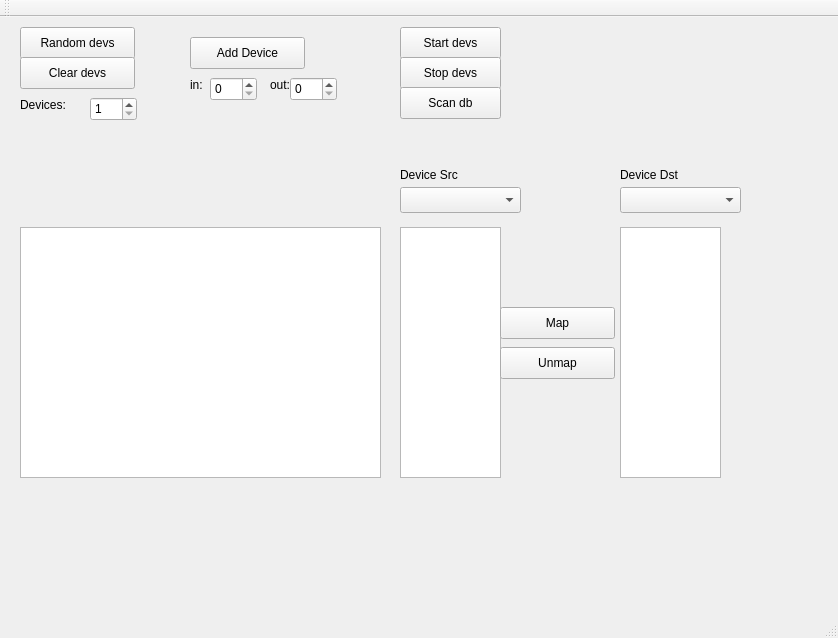
<?xml version="1.0" encoding="UTF-8"?>
<ui version="4.0">
 <class>MainWindow</class>
 <widget class="QMainWindow" name="MainWindow">
  <property name="geometry">
   <rect>
    <x>0</x>
    <y>0</y>
    <width>838</width>
    <height>638</height>
   </rect>
  </property>
  <property name="windowTitle">
   <string>MainWindow</string>
  </property>
  <widget class="QWidget" name="centralWidget">
   <widget class="QPushButton" name="pushButtonStart">
    <property name="geometry">
     <rect>
      <x>400</x>
      <y>10</y>
      <width>101</width>
      <height>32</height>
     </rect>
    </property>
    <property name="text">
     <string>Start devs</string>
    </property>
   </widget>
   <widget class="QPushButton" name="pushButtonStop">
    <property name="geometry">
     <rect>
      <x>400</x>
      <y>40</y>
      <width>101</width>
      <height>32</height>
     </rect>
    </property>
    <property name="text">
     <string>Stop devs</string>
    </property>
   </widget>
   <widget class="QSpinBox" name="spinBoxDevs">
    <property name="geometry">
     <rect>
      <x>90</x>
      <y>80</y>
      <width>47</width>
      <height>24</height>
     </rect>
    </property>
    <property name="minimum">
     <number>1</number>
    </property>
   </widget>
   <widget class="QLabel" name="label">
    <property name="geometry">
     <rect>
      <x>20</x>
      <y>80</y>
      <width>59</width>
      <height>16</height>
     </rect>
    </property>
    <property name="text">
     <string>Devices:</string>
    </property>
   </widget>
   <widget class="QPlainTextEdit" name="plainTextEditOutput">
    <property name="geometry">
     <rect>
      <x>20</x>
      <y>210</y>
      <width>361</width>
      <height>251</height>
     </rect>
    </property>
   </widget>
   <widget class="QPushButton" name="pushButtonCreate">
    <property name="geometry">
     <rect>
      <x>20</x>
      <y>10</y>
      <width>115</width>
      <height>32</height>
     </rect>
    </property>
    <property name="text">
     <string>Random devs</string>
    </property>
   </widget>
   <widget class="QPushButton" name="pushButtonScanDB">
    <property name="geometry">
     <rect>
      <x>400</x>
      <y>70</y>
      <width>101</width>
      <height>32</height>
     </rect>
    </property>
    <property name="text">
     <string>Scan db</string>
    </property>
   </widget>
   <widget class="QPushButton" name="pushButtonDestroy">
    <property name="geometry">
     <rect>
      <x>20</x>
      <y>40</y>
      <width>115</width>
      <height>32</height>
     </rect>
    </property>
    <property name="text">
     <string>Clear devs</string>
    </property>
   </widget>
   <widget class="QPushButton" name="pushButtonAddDev">
    <property name="geometry">
     <rect>
      <x>190</x>
      <y>20</y>
      <width>115</width>
      <height>32</height>
     </rect>
    </property>
    <property name="text">
     <string>Add Device</string>
    </property>
   </widget>
   <widget class="QListWidget" name="listWidgetSrc">
    <property name="geometry">
     <rect>
      <x>400</x>
      <y>210</y>
      <width>101</width>
      <height>251</height>
     </rect>
    </property>
   </widget>
   <widget class="QComboBox" name="comboBoxSrc">
    <property name="geometry">
     <rect>
      <x>400</x>
      <y>170</y>
      <width>121</width>
      <height>26</height>
     </rect>
    </property>
   </widget>
   <widget class="QLabel" name="label_2">
    <property name="geometry">
     <rect>
      <x>400</x>
      <y>150</y>
      <width>71</width>
      <height>16</height>
     </rect>
    </property>
    <property name="text">
     <string>Device Src</string>
    </property>
   </widget>
   <widget class="QComboBox" name="comboBoxDst">
    <property name="geometry">
     <rect>
      <x>620</x>
      <y>170</y>
      <width>121</width>
      <height>26</height>
     </rect>
    </property>
   </widget>
   <widget class="QListWidget" name="listWidgetDst">
    <property name="geometry">
     <rect>
      <x>620</x>
      <y>210</y>
      <width>101</width>
      <height>251</height>
     </rect>
    </property>
   </widget>
   <widget class="QLabel" name="label_3">
    <property name="geometry">
     <rect>
      <x>620</x>
      <y>150</y>
      <width>71</width>
      <height>16</height>
     </rect>
    </property>
    <property name="text">
     <string>Device Dst</string>
    </property>
   </widget>
   <widget class="QPushButton" name="pushButtonMap">
    <property name="geometry">
     <rect>
      <x>500</x>
      <y>290</y>
      <width>115</width>
      <height>32</height>
     </rect>
    </property>
    <property name="text">
     <string>Map</string>
    </property>
   </widget>
   <widget class="QPushButton" name="pushButtonUnmap">
    <property name="geometry">
     <rect>
      <x>500</x>
      <y>330</y>
      <width>115</width>
      <height>32</height>
     </rect>
    </property>
    <property name="text">
     <string>Unmap</string>
    </property>
   </widget>
   <widget class="QLabel" name="label_4">
    <property name="geometry">
     <rect>
      <x>190</x>
      <y>60</y>
      <width>21</width>
      <height>16</height>
     </rect>
    </property>
    <property name="text">
     <string>in:</string>
    </property>
   </widget>
   <widget class="QSpinBox" name="spinBoxIns">
    <property name="geometry">
     <rect>
      <x>210</x>
      <y>60</y>
      <width>47</width>
      <height>24</height>
     </rect>
    </property>
    <property name="minimum">
     <number>0</number>
    </property>
   </widget>
   <widget class="QLabel" name="label_5">
    <property name="geometry">
     <rect>
      <x>270</x>
      <y>60</y>
      <width>21</width>
      <height>16</height>
     </rect>
    </property>
    <property name="text">
     <string>out:</string>
    </property>
   </widget>
   <widget class="QSpinBox" name="spinBoxOuts">
    <property name="geometry">
     <rect>
      <x>290</x>
      <y>60</y>
      <width>47</width>
      <height>24</height>
     </rect>
    </property>
    <property name="minimum">
     <number>0</number>
    </property>
   </widget>
  </widget>
  <widget class="QMenuBar" name="menuBar">
   <property name="geometry">
    <rect>
     <x>0</x>
     <y>0</y>
     <width>838</width>
     <height>22</height>
    </rect>
   </property>
  </widget>
  <widget class="QToolBar" name="mainToolBar">
   <attribute name="toolBarArea">
    <enum>TopToolBarArea</enum>
   </attribute>
   <attribute name="toolBarBreak">
    <bool>false</bool>
   </attribute>
  </widget>
  <widget class="QStatusBar" name="statusBar"/>
 </widget>
 <layoutdefault spacing="6" margin="11"/>
 <resources/>
 <connections/>
</ui>
